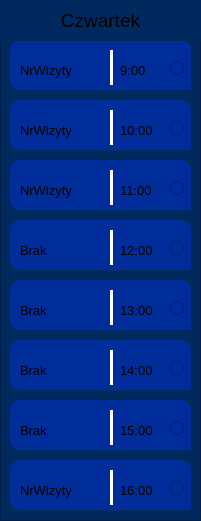
   <widget class="QFrame" name="frame_10">
    <property name="geometry">
     <rect>
      <x>660</x>
      <y>120</y>
      <width>201</width>
      <height>521</height>
     </rect>
    </property>
    <property name="styleSheet">
     <string notr="true">background-color: rgb(0, 41, 94);</string>
    </property>
    <property name="frameShape">
     <enum>QFrame::Shape::StyledPanel</enum>
    </property>
    <property name="frameShadow">
     <enum>QFrame::Shadow::Raised</enum>
    </property>
    <widget class="QFrame" name="frame_74">
     <property name="geometry">
      <rect>
       <x>10</x>
       <y>40</y>
       <width>181</width>
       <height>50</height>
      </rect>
     </property>
     <property name="styleSheet">
      <string notr="true">background-color: rgb(0, 45, 154);
border-radius: 10px;</string>
     </property>
     <property name="frameShape">
      <enum>QFrame::Shape::StyledPanel</enum>
     </property>
     <property name="frameShadow">
      <enum>QFrame::Shadow::Raised</enum>
     </property>
     <widget class="QLabel" name="label_137">
      <property name="geometry">
       <rect>
        <x>10</x>
        <y>10</y>
        <width>121</width>
        <height>41</height>
       </rect>
      </property>
      <property name="font">
       <font>
        <pointsize>10</pointsize>
        <bold>false</bold>
       </font>
      </property>
      <property name="layoutDirection">
       <enum>Qt::LayoutDirection::LeftToRight</enum>
      </property>
      <property name="styleSheet">
       <string notr="true"/>
      </property>
      <property name="text">
       <string>NrWizyty</string>
      </property>
      <property name="textFormat">
       <enum>Qt::TextFormat::RichText</enum>
      </property>
      <property name="alignment">
       <set>Qt::AlignmentFlag::AlignLeading|Qt::AlignmentFlag::AlignLeft|Qt::AlignmentFlag::AlignVCenter</set>
      </property>
     </widget>
     <widget class="Line" name="line_67">
      <property name="geometry">
       <rect>
        <x>100</x>
        <y>10</y>
        <width>3</width>
        <height>35</height>
       </rect>
      </property>
      <property name="styleSheet">
       <string notr="true">background-color: white;</string>
      </property>
      <property name="orientation">
       <enum>Qt::Orientation::Vertical</enum>
      </property>
     </widget>
     <widget class="QLabel" name="label_138">
      <property name="geometry">
       <rect>
        <x>110</x>
        <y>10</y>
        <width>131</width>
        <height>41</height>
       </rect>
      </property>
      <property name="font">
       <font>
        <pointsize>10</pointsize>
        <bold>false</bold>
       </font>
      </property>
      <property name="layoutDirection">
       <enum>Qt::LayoutDirection::LeftToRight</enum>
      </property>
      <property name="styleSheet">
       <string notr="true"/>
      </property>
      <property name="text">
       <string>9:00</string>
      </property>
      <property name="textFormat">
       <enum>Qt::TextFormat::RichText</enum>
      </property>
      <property name="alignment">
       <set>Qt::AlignmentFlag::AlignLeading|Qt::AlignmentFlag::AlignLeft|Qt::AlignmentFlag::AlignVCenter</set>
      </property>
     </widget>
     <widget class="QRadioButton" name="radioButton_29">
      <property name="geometry">
       <rect>
        <x>160</x>
        <y>15</y>
        <width>112</width>
        <height>26</height>
       </rect>
      </property>
      <property name="text">
       <string/>
      </property>
     </widget>
    </widget>
    <widget class="QLabel" name="label_10">
     <property name="geometry">
      <rect>
       <x>0</x>
       <y>0</y>
       <width>201</width>
       <height>41</height>
      </rect>
     </property>
     <property name="font">
      <font>
       <pointsize>14</pointsize>
       <bold>false</bold>
      </font>
     </property>
     <property name="layoutDirection">
      <enum>Qt::LayoutDirection::RightToLeft</enum>
     </property>
     <property name="styleSheet">
      <string notr="true"/>
     </property>
     <property name="text">
      <string>Czwartek</string>
     </property>
     <property name="textFormat">
      <enum>Qt::TextFormat::RichText</enum>
     </property>
     <property name="alignment">
      <set>Qt::AlignmentFlag::AlignCenter</set>
     </property>
    </widget>
    <widget class="QFrame" name="frame_75">
     <property name="geometry">
      <rect>
       <x>10</x>
       <y>100</y>
       <width>181</width>
       <height>50</height>
      </rect>
     </property>
     <property name="styleSheet">
      <string notr="true">background-color: rgb(0, 45, 154);
border-radius: 10px;</string>
     </property>
     <property name="frameShape">
      <enum>QFrame::Shape::StyledPanel</enum>
     </property>
     <property name="frameShadow">
      <enum>QFrame::Shadow::Raised</enum>
     </property>
     <widget class="QLabel" name="label_139">
      <property name="geometry">
       <rect>
        <x>10</x>
        <y>10</y>
        <width>121</width>
        <height>41</height>
       </rect>
      </property>
      <property name="font">
       <font>
        <pointsize>10</pointsize>
        <bold>false</bold>
       </font>
      </property>
      <property name="layoutDirection">
       <enum>Qt::LayoutDirection::LeftToRight</enum>
      </property>
      <property name="styleSheet">
       <string notr="true"/>
      </property>
      <property name="text">
       <string>NrWizyty</string>
      </property>
      <property name="textFormat">
       <enum>Qt::TextFormat::RichText</enum>
      </property>
      <property name="alignment">
       <set>Qt::AlignmentFlag::AlignLeading|Qt::AlignmentFlag::AlignLeft|Qt::AlignmentFlag::AlignVCenter</set>
      </property>
     </widget>
     <widget class="Line" name="line_68">
      <property name="geometry">
       <rect>
        <x>100</x>
        <y>10</y>
        <width>3</width>
        <height>35</height>
       </rect>
      </property>
      <property name="styleSheet">
       <string notr="true">background-color: white;</string>
      </property>
      <property name="orientation">
       <enum>Qt::Orientation::Vertical</enum>
      </property>
     </widget>
     <widget class="QLabel" name="label_140">
      <property name="geometry">
       <rect>
        <x>110</x>
        <y>10</y>
        <width>131</width>
        <height>41</height>
       </rect>
      </property>
      <property name="font">
       <font>
        <pointsize>10</pointsize>
        <bold>false</bold>
       </font>
      </property>
      <property name="layoutDirection">
       <enum>Qt::LayoutDirection::LeftToRight</enum>
      </property>
      <property name="styleSheet">
       <string notr="true"/>
      </property>
      <property name="text">
       <string>10:00</string>
      </property>
      <property name="textFormat">
       <enum>Qt::TextFormat::RichText</enum>
      </property>
      <property name="alignment">
       <set>Qt::AlignmentFlag::AlignLeading|Qt::AlignmentFlag::AlignLeft|Qt::AlignmentFlag::AlignVCenter</set>
      </property>
     </widget>
     <widget class="QRadioButton" name="radioButton_30">
      <property name="geometry">
       <rect>
        <x>160</x>
        <y>15</y>
        <width>112</width>
        <height>26</height>
       </rect>
      </property>
      <property name="text">
       <string/>
      </property>
     </widget>
    </widget>
    <widget class="QFrame" name="frame_76">
     <property name="geometry">
      <rect>
       <x>10</x>
       <y>160</y>
       <width>181</width>
       <height>50</height>
      </rect>
     </property>
     <property name="styleSheet">
      <string notr="true">background-color: rgb(0, 45, 154);
border-radius: 10px;</string>
     </property>
     <property name="frameShape">
      <enum>QFrame::Shape::StyledPanel</enum>
     </property>
     <property name="frameShadow">
      <enum>QFrame::Shadow::Raised</enum>
     </property>
     <widget class="QLabel" name="label_141">
      <property name="geometry">
       <rect>
        <x>10</x>
        <y>10</y>
        <width>121</width>
        <height>41</height>
       </rect>
      </property>
      <property name="font">
       <font>
        <pointsize>10</pointsize>
        <bold>false</bold>
       </font>
      </property>
      <property name="layoutDirection">
       <enum>Qt::LayoutDirection::LeftToRight</enum>
      </property>
      <property name="styleSheet">
       <string notr="true"/>
      </property>
      <property name="text">
       <string>NrWizyty</string>
      </property>
      <property name="textFormat">
       <enum>Qt::TextFormat::RichText</enum>
      </property>
      <property name="alignment">
       <set>Qt::AlignmentFlag::AlignLeading|Qt::AlignmentFlag::AlignLeft|Qt::AlignmentFlag::AlignVCenter</set>
      </property>
     </widget>
     <widget class="Line" name="line_69">
      <property name="geometry">
       <rect>
        <x>100</x>
        <y>10</y>
        <width>3</width>
        <height>35</height>
       </rect>
      </property>
      <property name="styleSheet">
       <string notr="true">background-color: white;</string>
      </property>
      <property name="orientation">
       <enum>Qt::Orientation::Vertical</enum>
      </property>
     </widget>
     <widget class="QLabel" name="label_142">
      <property name="geometry">
       <rect>
        <x>110</x>
        <y>10</y>
        <width>131</width>
        <height>41</height>
       </rect>
      </property>
      <property name="font">
       <font>
        <pointsize>10</pointsize>
        <bold>false</bold>
       </font>
      </property>
      <property name="layoutDirection">
       <enum>Qt::LayoutDirection::LeftToRight</enum>
      </property>
      <property name="styleSheet">
       <string notr="true"/>
      </property>
      <property name="text">
       <string>11:00</string>
      </property>
      <property name="textFormat">
       <enum>Qt::TextFormat::RichText</enum>
      </property>
      <property name="alignment">
       <set>Qt::AlignmentFlag::AlignLeading|Qt::AlignmentFlag::AlignLeft|Qt::AlignmentFlag::AlignVCenter</set>
      </property>
     </widget>
     <widget class="QRadioButton" name="radioButton_31">
      <property name="geometry">
       <rect>
        <x>160</x>
        <y>15</y>
        <width>112</width>
        <height>26</height>
       </rect>
      </property>
      <property name="text">
       <string/>
      </property>
     </widget>
    </widget>
    <widget class="QFrame" name="frame_77">
     <property name="geometry">
      <rect>
       <x>10</x>
       <y>340</y>
       <width>181</width>
       <height>50</height>
      </rect>
     </property>
     <property name="styleSheet">
      <string notr="true">background-color: rgb(0, 45, 154);
border-radius: 10px;</string>
     </property>
     <property name="frameShape">
      <enum>QFrame::Shape::StyledPanel</enum>
     </property>
     <property name="frameShadow">
      <enum>QFrame::Shadow::Raised</enum>
     </property>
     <widget class="QLabel" name="label_143">
      <property name="geometry">
       <rect>
        <x>10</x>
        <y>10</y>
        <width>121</width>
        <height>41</height>
       </rect>
      </property>
      <property name="font">
       <font>
        <pointsize>10</pointsize>
        <bold>false</bold>
       </font>
      </property>
      <property name="layoutDirection">
       <enum>Qt::LayoutDirection::LeftToRight</enum>
      </property>
      <property name="styleSheet">
       <string notr="true"/>
      </property>
      <property name="text">
       <string>Brak</string>
      </property>
      <property name="textFormat">
       <enum>Qt::TextFormat::RichText</enum>
      </property>
      <property name="alignment">
       <set>Qt::AlignmentFlag::AlignLeading|Qt::AlignmentFlag::AlignLeft|Qt::AlignmentFlag::AlignVCenter</set>
      </property>
     </widget>
     <widget class="Line" name="line_70">
      <property name="geometry">
       <rect>
        <x>100</x>
        <y>10</y>
        <width>3</width>
        <height>35</height>
       </rect>
      </property>
      <property name="styleSheet">
       <string notr="true">background-color: white;</string>
      </property>
      <property name="orientation">
       <enum>Qt::Orientation::Vertical</enum>
      </property>
     </widget>
     <widget class="QLabel" name="label_144">
      <property name="geometry">
       <rect>
        <x>110</x>
        <y>10</y>
        <width>131</width>
        <height>41</height>
       </rect>
      </property>
      <property name="font">
       <font>
        <pointsize>10</pointsize>
        <bold>false</bold>
       </font>
      </property>
      <property name="layoutDirection">
       <enum>Qt::LayoutDirection::LeftToRight</enum>
      </property>
      <property name="styleSheet">
       <string notr="true"/>
      </property>
      <property name="text">
       <string>14:00</string>
      </property>
      <property name="textFormat">
       <enum>Qt::TextFormat::RichText</enum>
      </property>
      <property name="alignment">
       <set>Qt::AlignmentFlag::AlignLeading|Qt::AlignmentFlag::AlignLeft|Qt::AlignmentFlag::AlignVCenter</set>
      </property>
     </widget>
     <widget class="QRadioButton" name="radioButton_32">
      <property name="geometry">
       <rect>
        <x>160</x>
        <y>15</y>
        <width>112</width>
        <height>26</height>
       </rect>
      </property>
      <property name="text">
       <string/>
      </property>
     </widget>
    </widget>
    <widget class="QFrame" name="frame_78">
     <property name="geometry">
      <rect>
       <x>10</x>
       <y>280</y>
       <width>181</width>
       <height>50</height>
      </rect>
     </property>
     <property name="styleSheet">
      <string notr="true">background-color: rgb(0, 45, 154);
border-radius: 10px;</string>
     </property>
     <property name="frameShape">
      <enum>QFrame::Shape::StyledPanel</enum>
     </property>
     <property name="frameShadow">
      <enum>QFrame::Shadow::Raised</enum>
     </property>
     <widget class="QLabel" name="label_145">
      <property name="geometry">
       <rect>
        <x>10</x>
        <y>10</y>
        <width>121</width>
        <height>41</height>
       </rect>
      </property>
      <property name="font">
       <font>
        <pointsize>10</pointsize>
        <bold>false</bold>
       </font>
      </property>
      <property name="layoutDirection">
       <enum>Qt::LayoutDirection::LeftToRight</enum>
      </property>
      <property name="styleSheet">
       <string notr="true"/>
      </property>
      <property name="text">
       <string>Brak</string>
      </property>
      <property name="textFormat">
       <enum>Qt::TextFormat::RichText</enum>
      </property>
      <property name="alignment">
       <set>Qt::AlignmentFlag::AlignLeading|Qt::AlignmentFlag::AlignLeft|Qt::AlignmentFlag::AlignVCenter</set>
      </property>
     </widget>
     <widget class="Line" name="line_71">
      <property name="geometry">
       <rect>
        <x>100</x>
        <y>10</y>
        <width>3</width>
        <height>35</height>
       </rect>
      </property>
      <property name="styleSheet">
       <string notr="true">background-color: white;</string>
      </property>
      <property name="orientation">
       <enum>Qt::Orientation::Vertical</enum>
      </property>
     </widget>
     <widget class="QLabel" name="label_146">
      <property name="geometry">
       <rect>
        <x>110</x>
        <y>10</y>
        <width>131</width>
        <height>41</height>
       </rect>
      </property>
      <property name="font">
       <font>
        <pointsize>10</pointsize>
        <bold>false</bold>
       </font>
      </property>
      <property name="layoutDirection">
       <enum>Qt::LayoutDirection::LeftToRight</enum>
      </property>
      <property name="styleSheet">
       <string notr="true"/>
      </property>
      <property name="text">
       <string>13:00</string>
      </property>
      <property name="textFormat">
       <enum>Qt::TextFormat::RichText</enum>
      </property>
      <property name="alignment">
       <set>Qt::AlignmentFlag::AlignLeading|Qt::AlignmentFlag::AlignLeft|Qt::AlignmentFlag::AlignVCenter</set>
      </property>
     </widget>
     <widget class="QRadioButton" name="radioButton_33">
      <property name="geometry">
       <rect>
        <x>160</x>
        <y>15</y>
        <width>112</width>
        <height>26</height>
       </rect>
      </property>
      <property name="text">
       <string/>
      </property>
     </widget>
    </widget>
    <widget class="QFrame" name="frame_79">
     <property name="geometry">
      <rect>
       <x>10</x>
       <y>220</y>
       <width>181</width>
       <height>50</height>
      </rect>
     </property>
     <property name="styleSheet">
      <string notr="true">background-color: rgb(0, 45, 154);
border-radius: 10px;</string>
     </property>
     <property name="frameShape">
      <enum>QFrame::Shape::StyledPanel</enum>
     </property>
     <property name="frameShadow">
      <enum>QFrame::Shadow::Raised</enum>
     </property>
     <widget class="QLabel" name="label_147">
      <property name="geometry">
       <rect>
        <x>10</x>
        <y>10</y>
        <width>121</width>
        <height>41</height>
       </rect>
      </property>
      <property name="font">
       <font>
        <pointsize>10</pointsize>
        <bold>false</bold>
       </font>
      </property>
      <property name="layoutDirection">
       <enum>Qt::LayoutDirection::LeftToRight</enum>
      </property>
      <property name="styleSheet">
       <string notr="true"/>
      </property>
      <property name="text">
       <string>Brak</string>
      </property>
      <property name="textFormat">
       <enum>Qt::TextFormat::RichText</enum>
      </property>
      <property name="alignment">
       <set>Qt::AlignmentFlag::AlignLeading|Qt::AlignmentFlag::AlignLeft|Qt::AlignmentFlag::AlignVCenter</set>
      </property>
     </widget>
     <widget class="Line" name="line_72">
      <property name="geometry">
       <rect>
        <x>100</x>
        <y>10</y>
        <width>3</width>
        <height>35</height>
       </rect>
      </property>
      <property name="styleSheet">
       <string notr="true">background-color: white;</string>
      </property>
      <property name="orientation">
       <enum>Qt::Orientation::Vertical</enum>
      </property>
     </widget>
     <widget class="QLabel" name="label_148">
      <property name="geometry">
       <rect>
        <x>110</x>
        <y>10</y>
        <width>131</width>
        <height>41</height>
       </rect>
      </property>
      <property name="font">
       <font>
        <pointsize>10</pointsize>
        <bold>false</bold>
       </font>
      </property>
      <property name="layoutDirection">
       <enum>Qt::LayoutDirection::LeftToRight</enum>
      </property>
      <property name="styleSheet">
       <string notr="true"/>
      </property>
      <property name="text">
       <string>12:00</string>
      </property>
      <property name="textFormat">
       <enum>Qt::TextFormat::RichText</enum>
      </property>
      <property name="alignment">
       <set>Qt::AlignmentFlag::AlignLeading|Qt::AlignmentFlag::AlignLeft|Qt::AlignmentFlag::AlignVCenter</set>
      </property>
     </widget>
     <widget class="QRadioButton" name="radioButton_34">
      <property name="geometry">
       <rect>
        <x>160</x>
        <y>15</y>
        <width>112</width>
        <height>26</height>
       </rect>
      </property>
      <property name="text">
       <string/>
      </property>
     </widget>
    </widget>
    <widget class="QFrame" name="frame_80">
     <property name="geometry">
      <rect>
       <x>10</x>
       <y>400</y>
       <width>181</width>
       <height>50</height>
      </rect>
     </property>
     <property name="styleSheet">
      <string notr="true">background-color: rgb(0, 45, 154);
border-radius: 10px;</string>
     </property>
     <property name="frameShape">
      <enum>QFrame::Shape::StyledPanel</enum>
     </property>
     <property name="frameShadow">
      <enum>QFrame::Shadow::Raised</enum>
     </property>
     <widget class="QLabel" name="label_149">
      <property name="geometry">
       <rect>
        <x>10</x>
        <y>10</y>
        <width>121</width>
        <height>41</height>
       </rect>
      </property>
      <property name="font">
       <font>
        <pointsize>10</pointsize>
        <bold>false</bold>
       </font>
      </property>
      <property name="layoutDirection">
       <enum>Qt::LayoutDirection::LeftToRight</enum>
      </property>
      <property name="styleSheet">
       <string notr="true"/>
      </property>
      <property name="text">
       <string>Brak</string>
      </property>
      <property name="textFormat">
       <enum>Qt::TextFormat::RichText</enum>
      </property>
      <property name="alignment">
       <set>Qt::AlignmentFlag::AlignLeading|Qt::AlignmentFlag::AlignLeft|Qt::AlignmentFlag::AlignVCenter</set>
      </property>
     </widget>
     <widget class="Line" name="line_73">
      <property name="geometry">
       <rect>
        <x>100</x>
        <y>10</y>
        <width>3</width>
        <height>35</height>
       </rect>
      </property>
      <property name="styleSheet">
       <string notr="true">background-color: white;</string>
      </property>
      <property name="orientation">
       <enum>Qt::Orientation::Vertical</enum>
      </property>
     </widget>
     <widget class="QLabel" name="label_150">
      <property name="geometry">
       <rect>
        <x>110</x>
        <y>10</y>
        <width>131</width>
        <height>41</height>
       </rect>
      </property>
      <property name="font">
       <font>
        <pointsize>10</pointsize>
        <bold>false</bold>
       </font>
      </property>
      <property name="layoutDirection">
       <enum>Qt::LayoutDirection::LeftToRight</enum>
      </property>
      <property name="styleSheet">
       <string notr="true"/>
      </property>
      <property name="text">
       <string>15:00</string>
      </property>
      <property name="textFormat">
       <enum>Qt::TextFormat::RichText</enum>
      </property>
      <property name="alignment">
       <set>Qt::AlignmentFlag::AlignLeading|Qt::AlignmentFlag::AlignLeft|Qt::AlignmentFlag::AlignVCenter</set>
      </property>
     </widget>
     <widget class="QRadioButton" name="radioButton_35">
      <property name="geometry">
       <rect>
        <x>160</x>
        <y>15</y>
        <width>112</width>
        <height>26</height>
       </rect>
      </property>
      <property name="text">
       <string/>
      </property>
     </widget>
    </widget>
    <widget class="QFrame" name="frame_81">
     <property name="geometry">
      <rect>
       <x>10</x>
       <y>460</y>
       <width>181</width>
       <height>50</height>
      </rect>
     </property>
     <property name="styleSheet">
      <string notr="true">background-color: rgb(0, 45, 154);
border-radius: 10px;</string>
     </property>
     <property name="frameShape">
      <enum>QFrame::Shape::StyledPanel</enum>
     </property>
     <property name="frameShadow">
      <enum>QFrame::Shadow::Raised</enum>
     </property>
     <widget class="QLabel" name="label_151">
      <property name="geometry">
       <rect>
        <x>10</x>
        <y>10</y>
        <width>121</width>
        <height>41</height>
       </rect>
      </property>
      <property name="font">
       <font>
        <pointsize>10</pointsize>
        <bold>false</bold>
       </font>
      </property>
      <property name="layoutDirection">
       <enum>Qt::LayoutDirection::LeftToRight</enum>
      </property>
      <property name="styleSheet">
       <string notr="true"/>
      </property>
      <property name="text">
       <string>NrWizyty</string>
      </property>
      <property name="textFormat">
       <enum>Qt::TextFormat::RichText</enum>
      </property>
      <property name="alignment">
       <set>Qt::AlignmentFlag::AlignLeading|Qt::AlignmentFlag::AlignLeft|Qt::AlignmentFlag::AlignVCenter</set>
      </property>
     </widget>
     <widget class="Line" name="line_74">
      <property name="geometry">
       <rect>
        <x>100</x>
        <y>10</y>
        <width>3</width>
        <height>35</height>
       </rect>
      </property>
      <property name="styleSheet">
       <string notr="true">background-color: white;</string>
      </property>
      <property name="orientation">
       <enum>Qt::Orientation::Vertical</enum>
      </property>
     </widget>
     <widget class="QLabel" name="label_152">
      <property name="geometry">
       <rect>
        <x>110</x>
        <y>10</y>
        <width>131</width>
        <height>41</height>
       </rect>
      </property>
      <property name="font">
       <font>
        <pointsize>10</pointsize>
        <bold>false</bold>
       </font>
      </property>
      <property name="layoutDirection">
       <enum>Qt::LayoutDirection::LeftToRight</enum>
      </property>
      <property name="styleSheet">
       <string notr="true"/>
      </property>
      <property name="text">
       <string>16:00</string>
      </property>
      <property name="textFormat">
       <enum>Qt::TextFormat::RichText</enum>
      </property>
      <property name="alignment">
       <set>Qt::AlignmentFlag::AlignLeading|Qt::AlignmentFlag::AlignLeft|Qt::AlignmentFlag::AlignVCenter</set>
      </property>
     </widget>
     <widget class="QRadioButton" name="radioButton_36">
      <property name="geometry">
       <rect>
        <x>160</x>
        <y>15</y>
        <width>112</width>
        <height>26</height>
       </rect>
      </property>
      <property name="text">
       <string/>
      </property>
     </widget>
    </widget>
   </widget>
